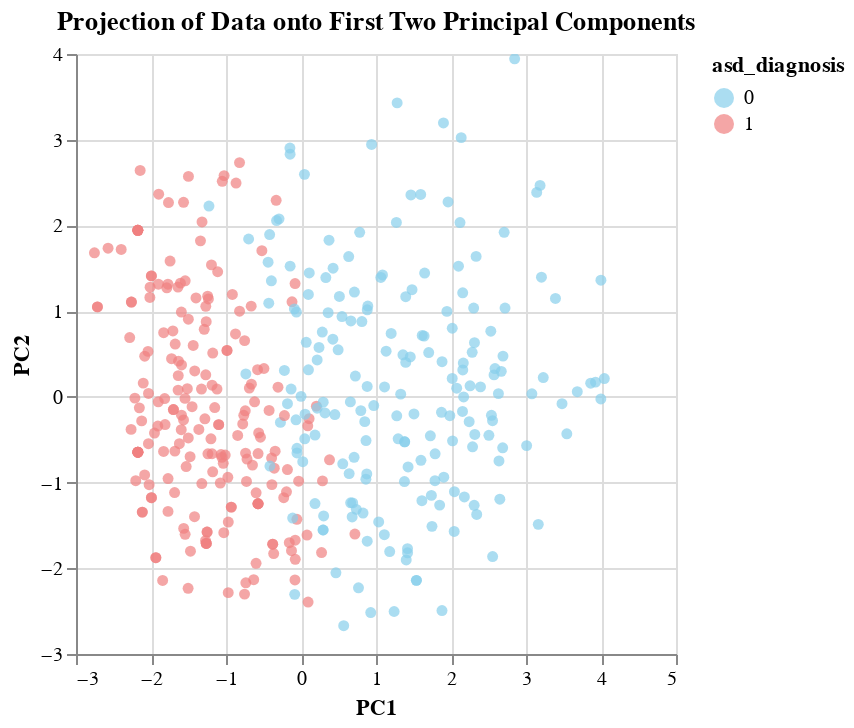

Here is the notebook cell this chart was saved with:
### Markdown cell above
### scatter plot

### Code cell
chart = alt.Chart(pca_df, title='Projection of Data onto First Two Principal Components').mark_circle().encode(
    x='PC1',
    y='PC2',
    color=alt.Color('asd_diagnosis:N', scale=alt.Scale(domain=[0, 1], range=['skyblue', 'lightcoral'])),
    tooltip=['PC1', 'PC2', 'asd_diagnosis']
).interactive()

chart.save('pca_scatter_plot.json')
chart.show()

### Figure 1 — Vega-Lite specification as saved in the notebook (floating-point values rounded to 4 significant figures; data arrays with more than 128 entries replaced by an {"elided": "..."} marker saying what was removed)
{"config": {"view": {"continuousWidth": 300, "continuousHeight": 300}}, "data": {"name": "data-c52998839773a00c8cb39a37ae592ef2"}, "mark": {"type": "circle"}, "encoding": {"color": {"field": "asd_diagnosis", "scale": {"domain": [0, 1], "range": ["skyblue", "lightcoral"]}, "type": "nominal"}, "tooltip": [{"field": "PC1", "type": "quantitative"}, {"field": "PC2", "type": "quantitative"}, {"field": "asd_diagnosis", "type": "quantitative"}], "x": {"field": "PC1", "type": "quantitative"}, "y": {"field": "PC2", "type": "quantitative"}}, "params": [{"name": "param_65", "select": {"type": "interval", "encodings": ["x", "y"]}, "bind": "scales"}], "title": "Projection of Data onto First Two Principal Components", "$schema": "https://vega.github.io/schema/vega-lite/v5.17.0.json", "datasets": {"data-c52998839773a00c8cb39a37ae592ef2": {"elided": "396 records"}}}
